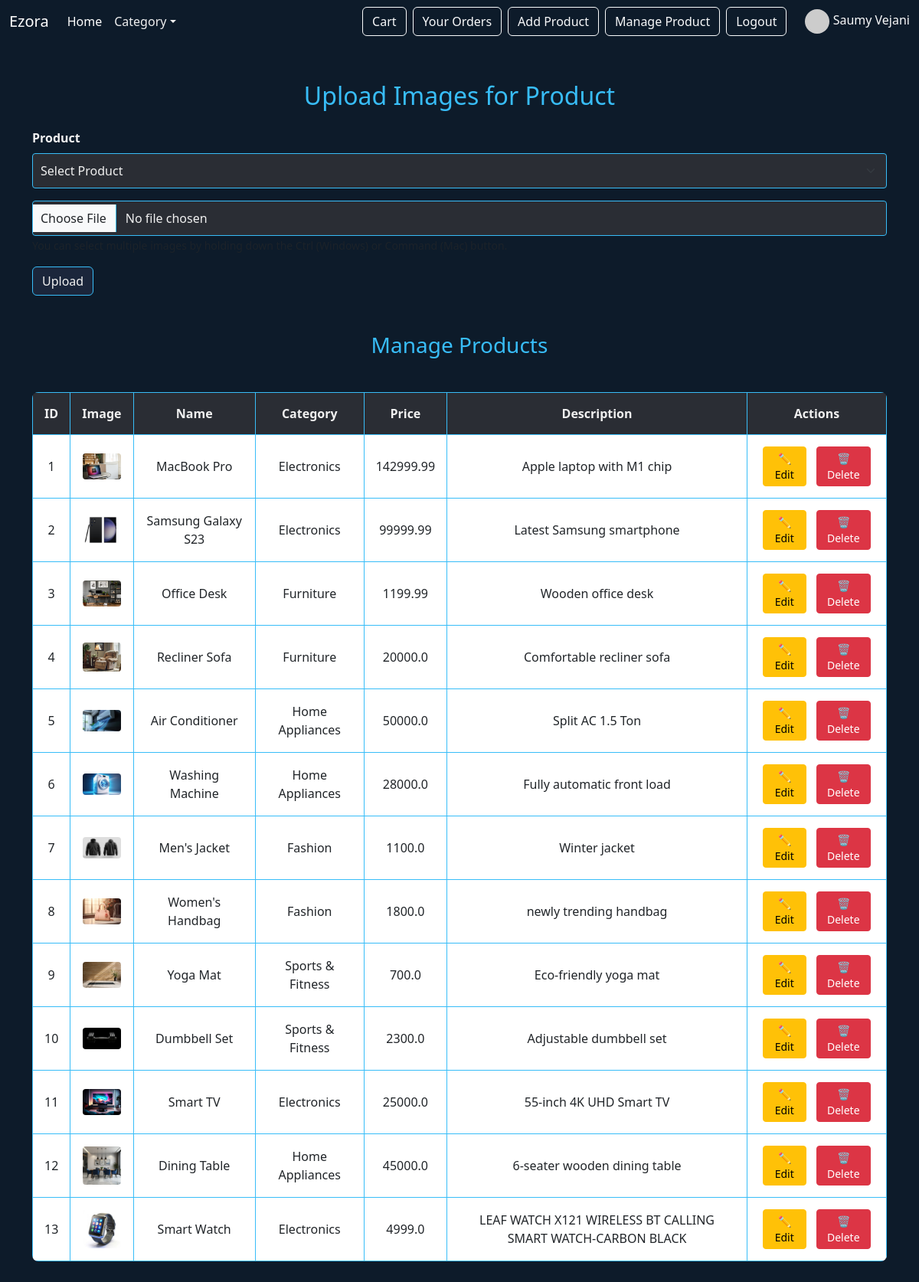
The app's page /manageproduct (signed in) with its own data.
### myapp/models.py (models this page shows, shortened)
class Product(models.Model):
    name = models.CharField(max_length=20)
    category = models.ForeignKey(Category,on_delete=models.CASCADE)
    image = models.ImageField(upload_to='product_images',blank=True,null=True)
    def image_photo(self):
        return mark_safe('<img src="{}" width="100"/>'.format(self.image.url))
    image_photo.allow_tags = True
    price = models.FloatField()
    description = models.TextField()
    status = models.CharField(max_length=20, choices=STATUS_CHOICES)
    seller=models.ForeignKey(registermodel,on_delete=models.CASCADE)

class Category(models.Model):
    name = models.CharField(max_length=100)
    def __str__(self):
        return self.name

### myapp/views.py (the view)
# urls.py: path('manageproduct',views.manageproduct),
def manageproduct(request):
    sellerid_loggedin=request.session["log_id"]
    fetchdata=Product.objects.filter(seller=sellerid_loggedin)
    fetchcatdata = Category.objects.all()
    context={
        "data":fetchdata,
        "catdata": fetchcatdata,
    }
    return render(request,"manageproduct.html",context)

### myapp/templates/manageproduct.html (shortened to what this page needs)
<!DOCTYPE html>
<html lang="en">
<head>
  <link href="https://cdn.jsdelivr.net/npm/bootstrap@5.3.0-alpha3/dist/css/bootstrap.min.css" rel="stylesheet">
</head>
<body>
{% include "nav.html" %}
  <div class="container">
    <h2 class="text-center mb-4">Upload Images for Product</h2>
    <form action="/manageinsertproduct" method="POST" enctype="multipart/form-data">
      <div class="mb-3">
        <label for="productid" class="form-label">Product</label>
        <select name="productid" id="productid" class="form-select">
            <option value="">Select Product</option>
</select>
      </div>
      <div class="mb-3">
        <input type="file" class="form-control" id="pimage" name="pimage" required>
        <small class="form-text text-muted">You can select multiple images by holding down the Ctrl (Windows) or Command (Mac) button.</small>
      </div>
      <button type="submit" class="btn btn-custom">Upload</button>
    </form>
  </div>
    <div class="container my-5">
        <h3 class="text-center mb-4">Manage Products</h3>
        <div class="table-responsive">
            <table class="table   text-center" style="color: #f0f0f0;">
                <thead>
                    <tr>
                        <th>ID</th>
                        <th>Image</th>
                        <th>Name</th>
                        <th>Category</th>
                        <th>Price</th>
                        <th>Description</th>
                        <th>Actions</th>
                    </tr>
                </thead>
               <tbody>
{% for i in data %}
    <tr>
        <td>{{ forloop.counter }}</td>
        <td><img src="/{{ i.image }}" class="product-img" alt="Product 1"></td>
        <td>{{ i.name }}</td>
        <td>{{ i.category }}</td>
        <td>{{ i.price }}</td>
        <td>{{ i.description }}</td>
        <td>
    <div class="d-flex justify-content-start">
        <a href="/editproduct/{{ i.id }}" class="btn btn-sm btn-warning btn-action me-2">✏️ Edit</a>
        <a href="/deleteproduct/{{ i.id }}" class="btn btn-sm btn-danger btn-action">🗑️ Delete</a>
    </div>
</td>
    </tr>
{% endfor %}
</tbody>
            </table>
        </div>
    </div>
</body>
</html>

### myapp/templates/manageproduct.html (style rules this page uses)
body { background-color: #0d1b2a; color: #f0f0f0; }
.container { margin-top: 50px; }
h2, h3 { color: #38bdf8; }
.btn-custom { background-color: #1b263b; color: #f0f0f0; border: 1px solid #38bdf8; transition: background-color 0.3s ease, transform 0.2s ease; }
.form-label { font-weight: bold; }
.form-control, .form-select { background-color: #2a2d34; color: #f0f0f0; border: 1px solid #38bdf8; border-radius: 4px; padding: 10px; transition: border-color 0.3s ease, background-color 0.3s ease; }
.form-select option { background-color: #1b263b; color: #f0f0f0; }
.table { background-color: #1b263b; border-radius: 8px; overflow: hidden; margin-top: 20px; }
.table th, .table td { vertical-align: middle; padding: 15px; border: 1px solid #38bdf8; }
.table th { background-color: #2a2d34; color: #f0f0f0; font-weight: bold; }
.table tbody tr { transition: background-color 0.3s ease; }
.product-img { width: 50px; height: auto; border-radius: 4px; }
.btn-action { margin: 0 5px; }

### records on screen
Product: image (picture), name "MacBook Pro", category "Electronics", price "142999.99", description "Apple laptop with M1 chip"
Product: image (picture), name "Samsung Galaxy S23", category "Electronics", price "99999.99", description "Latest Samsung smartphone"
Product: image (picture), name "Office Desk", category "Furniture", price "1199.99", description "Wooden office desk"
Product: image (picture), name "Recliner Sofa", category "Furniture", price "20000.0", description "Comfortable recliner sofa"
Product: image (picture), name "Air Conditioner", category "Home Appliances", price "50000.0", description "Split AC 1.5 Ton"
Product: image (picture), name "Washing Machine", category "Home Appliances", price "28000.0", description "Fully automatic front load"
Product: image (picture), name "Men's Jacket", category "Fashion", price "1100.0", description "Winter jacket"
Product: image (picture), name "Women's Handbag", category "Fashion", price "1800.0", description "newly trending handbag"
Product: image (picture), name "Yoga Mat", category "Sports & Fitness", price "700.0", description "Eco-friendly yoga mat"
Product: image (picture), name "Dumbbell Set", category "Sports & Fitness", price "2300.0", description "Adjustable dumbbell set"
Product: image (picture), name "Smart TV", category "Electronics", price "25000.0", description "55-inch 4K UHD Smart TV"
Product: image (picture), name "Dining Table", category "Home Appliances", price "45000.0", description "6-seater wooden dining table"
Product: image (picture), name "Smart Watch", category "Electronics", price "4999.0", description "LEAF WATCH X121 WIRELESS BT CALLING SMART WATCH-CARBON BLACK"

### other values on screen
{{ request.session.log_name }} "Saumy Vejani"
